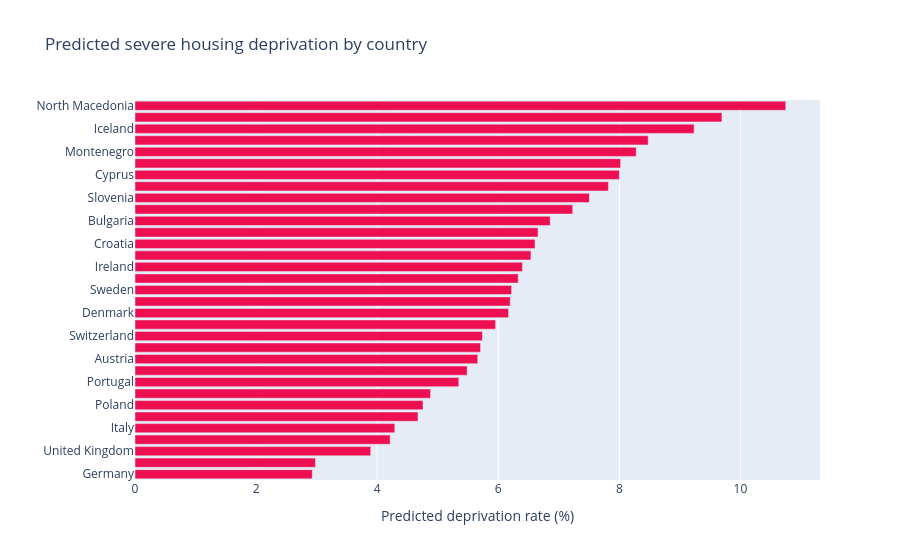

Source (notebook cell):
### Code cell
# plot 7: predicted deprivation by country

fig7 = px.bar(
    result.sort_values("predicted_deprivation"),
    x="predicted_deprivation", y="geo", orientation="h",
    title="Predicted severe housing deprivation by country",
    labels={"predicted_deprivation": "Predicted deprivation rate (%)", "geo": ""}, color_discrete_sequence=["#ED0F52"]
)
fig7.show()
fig7.write_html('predicted_housing_deprivation_by_country.html', full_html=False, include_plotlyjs='cdn')

### Figure 1 — Plotly figure (JSON) as saved in the notebook; plotly's stock layout.template omitted (floating-point values rounded to 4 significant figures)
{"data": [{"hovertemplate": "Predicted deprivation rate (%)=%{x}<br>=%{y}<extra></extra>", "legendgroup": "", "marker": {"color": "#ED0F52", "pattern": {"shape": ""}}, "name": "", "orientation": "h", "showlegend": false, "textposition": "auto", "type": "bar", "x": [2.928, 2.98, 3.893, 4.214, 4.291, 4.674, 4.757, 4.882, 5.348, 5.486, 5.66, 5.708, 5.738, 5.956, 6.17, 6.197, 6.219, 6.329, 6.399, 6.539, 6.607, 6.657, 6.858, 7.23, 7.504, 7.819, 8.0, 8.02, 8.278, 8.477, 9.234, 9.694, 10.75], "xaxis": "x", "y": ["Germany", "Spain", "United Kingdom", "France", "Italy", "Romania", "Poland", "Netherlands", "Portugal", "Belgium", "Austria", "Czechia", "Switzerland", "Greece", "Denmark", "Hungary", "Sweden", "Norway", "Ireland", "Finland", "Croatia", "Lithuania", "Bulgaria", "Malta", "Slovenia", "Estonia", "Cyprus", "Luxembourg", "Montenegro", "Latvia", "Iceland", "Slovakia", "North Macedonia"], "yaxis": "y"}], "layout": {"barmode": "relative", "legend": {"tracegroupgap": 0}, "title": {"text": "Predicted severe housing deprivation by country"}, "xaxis": {"anchor": "y", "domain": [0, 1], "title": {"text": "Predicted deprivation rate (%)"}}, "yaxis": {"anchor": "x", "domain": [0, 1], "title": {"text": ""}}}}
